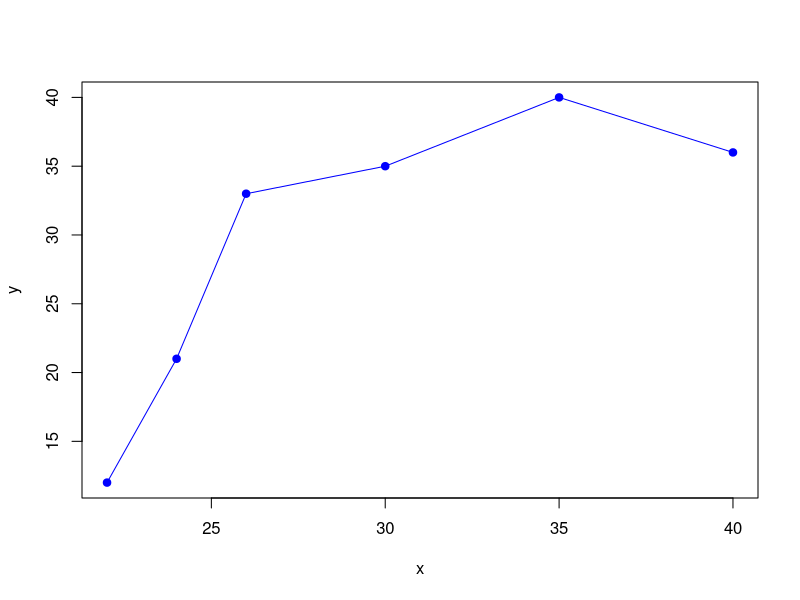

The R script that drew this image:
x = c(22,24,26,30,35,40) 
y = c(12,21,33,35,40,36)
#----------------------a--------------------
reg = lm(y~x) 
summary(reg) 
b0 = reg$coefficients[1] 
b1 = reg$coefficients[2] 
yest = b0+b1*x 
#-----------------------------b------------------------
x = c(22,24,26,30,35,40) 
y = c(12,21,33,35,40,36)
reg = lm(y~x)
summary(reg) 
0.05893 < 0.05

#-------------------c-----------------------------
x = c(22,24,26,30,35,40) 
y = c(12,21,33,35,40,36)


b0 = reg$coefficients[1]
b1 = reg$coefficients[2]

yest = b0+b1*x 

plot(x,y,pch=19,col="blue",type="overplotted") # Grafica 
#-----------------------d-----------
# x Variable Independiente
# y  Variable Dependiente
x = c(22,24,26,30,35,40)
y = c(12,21,33,35,40,36)
# x1  Variable Independiente elevado al cuadrado
x1 = x^2
reg2 = lm(y~x+x1)
summary(reg2)
b0 = reg2$coefficients[1]
b1 = reg2$coefficients[2]
b2 = reg2$coefficients[3]
yest = b0+b1*x+b2*x1 #Ecuacion de Regresion Estimada
#----------------e-----------------
# x Variable Independiente
# y Variable Dependiente
x = c(22,24,26,30,35,40)
y = c(12,21,33,35,40,36)
# x1 ---> Variable Independiente elevado al cuadrado
x1 = x^2
reg2 = lm(y~x+x1)
summary(reg2)
0.01297 < 0.05
#_---------f-----------------------

x = c(22,24,26,30,35,40)
y = c(12,21,33,35,40,36)

x1 = x^2
reg2 = lm(y~x+x1)
b00 = reg2$coefficients[1]#Coeficente b0
b11 = reg2$coefficients[2]#Coeficente b1
b22 = reg2$coefficients[3]#Coeficente b2

yest1 = b00 + b11*(25) + b22*(25)^2

print(yest1)




